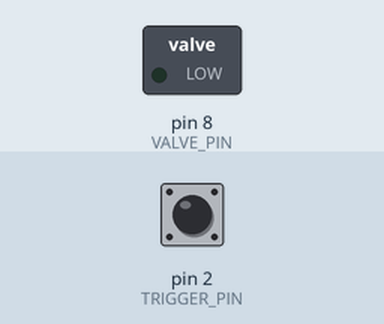
Recording of a sketch running on a simulated Arduino Uno, built with avr-gcc and run on an emulated ATmega328P. Shown: switched loads named in the sketch (green lamp = pin HIGH). Inputs (shaded band) come from the test bench; at power-on: pin 2 (TRIGGER_PIN) HIGH. What the sketch prints to the serial monitor is not drawn.

Above: at 1.2 s.
1.3 s: pin 2 (TRIGGER_PIN) pulled LOW for 0.15 s
At 1.51 s:
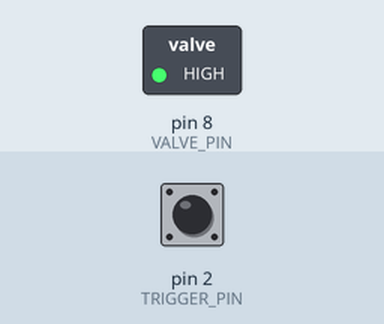
Timing chart, 0 to 4.3 s (numbered marks = the images above; inputs shaded):
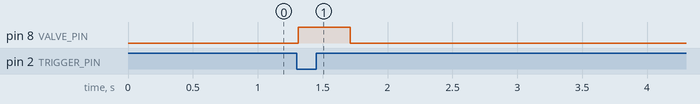

Measured:
- after the input at 1.3 s, pin 8 (VALVE_PIN): LOW → HIGH at once, → LOW 0.40 s later

The sketch:

reference.ino
```cpp
// Orchard spray controller: one short burst per trigger press.
// Valve relay on D8, trigger button on D2 (pull-up), status over UART.

const int VALVE_PIN = 8;
const int TRIGGER_PIN = 2;
const unsigned long OPEN_MS = 400;
const unsigned long SETTLE_MS = 12;
const unsigned long REPORT_MS = 1000;

bool valveOpen = false;
bool pressed = false;
int rawLevel = HIGH;
unsigned long rawChangedAt = 0;
unsigned long valveOpenedAt = 0;
unsigned long lastReport = 0;
unsigned int bursts = 0;

void openValve()
{
    valveOpen = true;
    valveOpenedAt = millis();
    digitalWrite(VALVE_PIN, HIGH);
    bursts++;
}

void closeValve()
{
    valveOpen = false;
    digitalWrite(VALVE_PIN, LOW);
}

bool deadlineReached()
{
    return millis() - valveOpenedAt >= OPEN_MS;
}

void scanTrigger()
{
    int level = digitalRead(TRIGGER_PIN);
    unsigned long now = millis();
    if (level != rawLevel)
    {
        rawLevel = level;
        rawChangedAt = now;
    }
    if (now - rawChangedAt >= SETTLE_MS)
    {
        bool down = (rawLevel == LOW);
        if (down && !pressed && !valveOpen)
        {
            openValve();
        }
        pressed = down;
    }
}

void report()
{
    Serial.print("spray n=");
    Serial.print(bursts);
    Serial.print(" open=");
    Serial.println(valveOpen ? 1 : 0);
}

void setup()
{
    pinMode(VALVE_PIN, OUTPUT);
    pinMode(TRIGGER_PIN, INPUT_PULLUP);
    digitalWrite(VALVE_PIN, LOW);
    Serial.begin(9600);
    rawChangedAt = millis();
    lastReport = millis();
}

void loop()
{
    scanTrigger();
    if (valveOpen && deadlineReached())
    {
        closeValve();
    }
    if (millis() - lastReport >= REPORT_MS)
    {
        lastReport = millis();
        report();
    }
}
```
